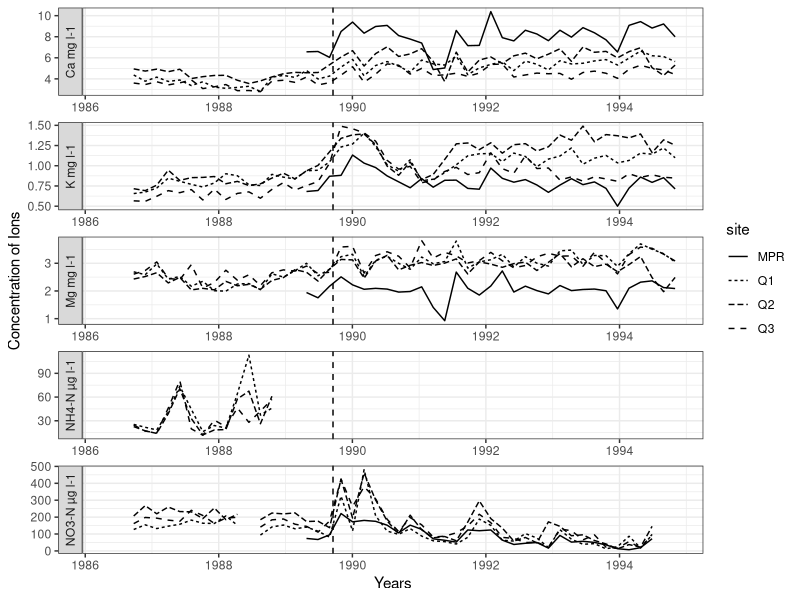

This chart was generated by the following R code:
## ---- chunk 1
#| output: false
library(tidyverse)
cdat <- read_csv('../output/cleaned_data.csv')
## ---- chunk 2
cdat_long <- cdat |>
  pivot_longer(
    cols = c(k_mgl, no3, mg_mgl, ca, nh4),
    names_to = 'Ion',
    values_to = 'Concentration'
  )
## ---- chunk 3
#| warning: false
plot1 <- cdat_long |>
  ggplot(
    aes(x = window_start, y = Concentration, linetype = site)
  ) +
  geom_line() +
  facet_wrap(
    vars(Ion),
    scales = 'free',
    ncol = 1,
    strip.position = "left",
    labeller = labeller(
      Ion = c(
        'ca' = 'Ca mg l-1',
        'k_mgl' = 'K mg l-1',
        'mg_mgl' = 'Mg mg l-1',
        'nh4' = 'NH4-N µg l-1',
        'no3' = 'NO3-N µg l-1'
      )
    )
  ) +
  geom_vline(xintercept = ymd('1989-09-17'), linetype = 'dashed') +
  labs(x = 'Years', y = 'Concentration of Ions') +
  theme_bw()

plot1
